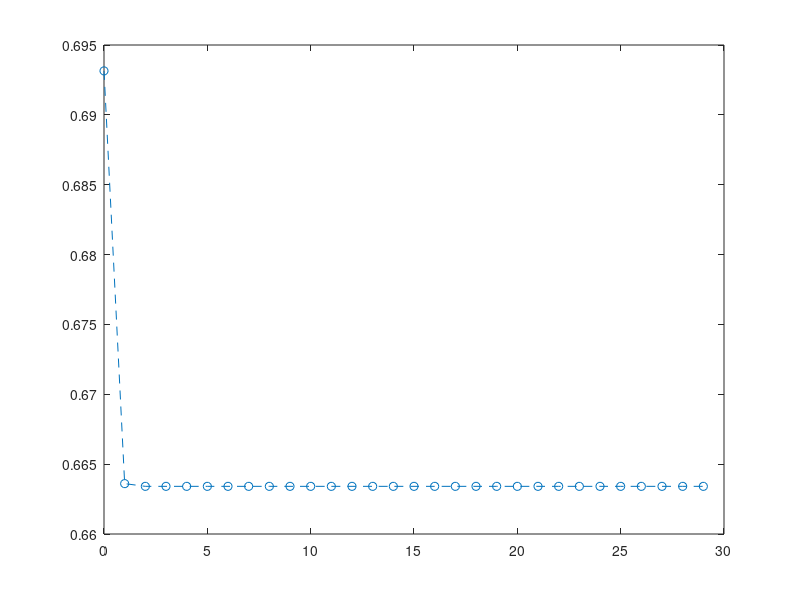

MATLAB code to generate this figure:
  x = load('x.dat'); 
  y = load('y.dat');
  [m, n] = size(x);
  x = [ones(m, 1), x]; 
  pos = find(y); neg = find(y == 0);
  plot(x(pos, 2), x(pos,3), '+')
  hold on
  plot(x(neg, 2), x(neg, 3), 'o')
  hold on
  theta = zeros(n+1, 1);
  g = inline('1.0 ./ (1.0 + exp(-z))'); 
  iter= 30;
  J = zeros(iter, 1);
    for i = 1:iter
      z = x * theta;
      h = g(z);
      grad = ((1/m).*x' * (h-y));
      H = ((1/m).*x' * diag(h) * diag(1-h) * x);
      J(i) =(1/m)*sum(-y.*log(h) - (1-y).*log(1-h));
      theta = theta - H\grad;
  end
  theta
  plot_x = [min(x(:,2))-2,  max(x(:,2))+2];
  plot_y = (-1./theta(3)).*(theta(2).*plot_x +theta(1));
  plot(plot_x, plot_y)
  plot_x = [min(x(:,2))-2,  max(x(:,2))+2];
  hold off
  plot(0:iter-1, J, 'o--')
  